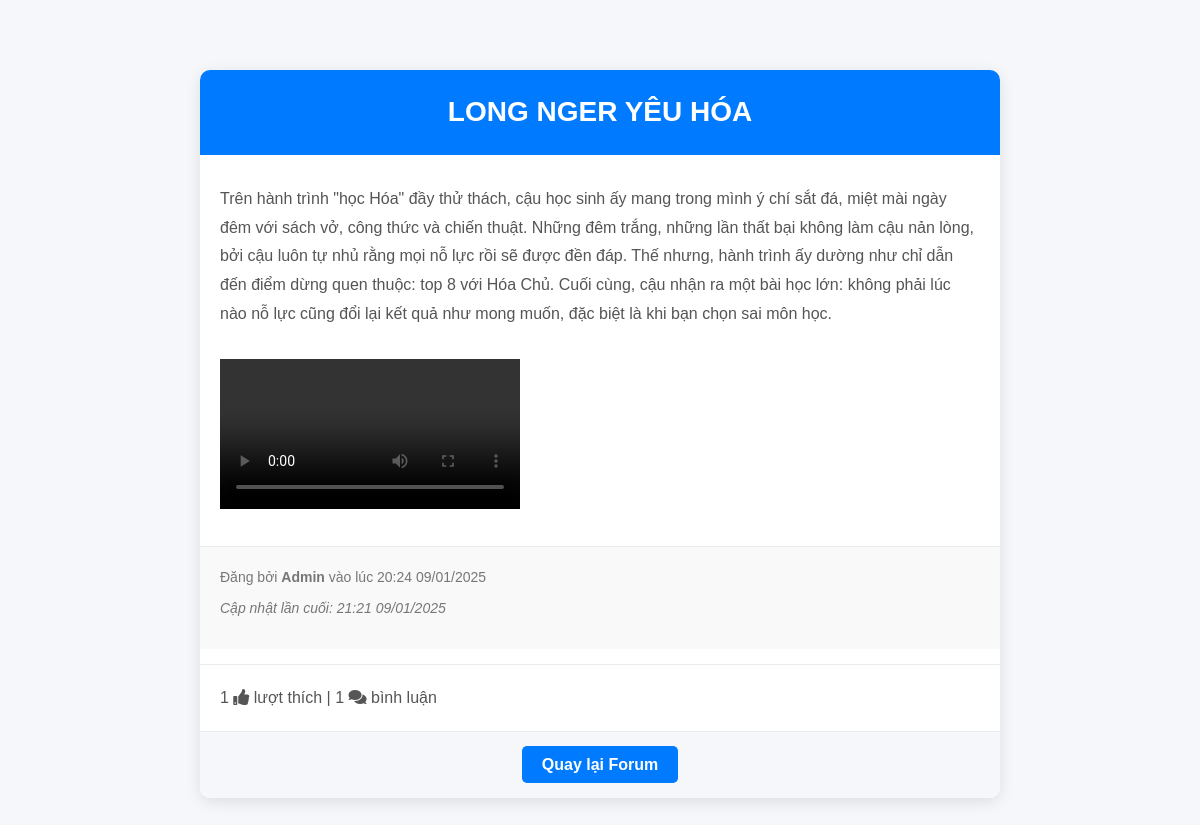
Page /forum/post/24/ (signed in) on the committed database.
### main/models.py (models this page shows, shortened)
class Post(models.Model):
    title = models.CharField(max_length=255)
    content = models.TextField()
    image = models.ImageField(upload_to='posts/images/', null=True, blank=True)  # Hình ảnh
    document = models.FileField(upload_to='posts/documents/', null=True, blank=True)  # Tài liệu
    video = models.FileField(upload_to='posts/videos/', null=True, blank=True)  # Video (Thêm mới)
    author = models.ForeignKey(User, on_delete=models.CASCADE, related_name='posts')
    created_at = models.DateTimeField(default=now)  # Thời gian bài viết được tạo
    updated_at = models.DateTimeField(auto_now=True)  # Thời gian bài viết được cập nhật
    likes = models.ManyToManyField(User, related_name='liked_posts', blank=True)
    def likes_count(self):
        return self.likes.count()

### main/views.py (the view)
# urls.py: path('forum/post/<int:post_id>/', views.post_detail, name='post_detail'),
@login_required
def post_detail(request, post_id):
    post = get_object_or_404(Post, id=post_id)
    comments = post.comments.all()
    return render(request, 'post_detail.html', {'post': post, 'comments': comments})

### main/templates/post_detail.html (shortened to what this page needs)
<!DOCTYPE html>
<html lang="en">
<head>
    {% load static %}
    <link rel="stylesheet" href="{% static 'css/style.css' %}">
    <link rel="stylesheet" href="https://cdnjs.cloudflare.com/ajax/libs/font-awesome/5.15.4/css/all.min.css">
</head>
<body>
    <div class="post-container">
        <header class="post-header">
            <h1>{{ post.title }}</h1>
        </header>
        <div class="post-content">
            <p>{{ post.content }}</p>
            {% if post.video %}
            <div class="post-video-container">
                <video controls style="max-width: 100%; margin-top: 10px;">
                    <source src="{{ post.video.url }}" type="video/mp4">
                </video>
            </div>
            {% endif %}
        </div>
        <div class="post-metadata">
            <p>
                Đăng bởi
                {% if post.author.is_staff %}
                    <strong>Admin</strong>
                {% else %}
                    <strong>{{ request.session.display_name }}</strong>
                {% endif %}
                vào lúc {{ post.created_at|date:"H:i d/m/Y" }}
            </p>
            {% if post.updated_at != post.created_at %}
                <p><em>Cập nhật lần cuối: {{ post.updated_at|date:"H:i d/m/Y" }}</em></p>
            {% endif %}
        </div>
        <div class="post-actions">
            <p>
                <span id="post-likes-count">{{ post.likes_count }} <i class="fas fa-thumbs-up"></i> lượt thích</span> |
                <span id="post-comments-count">{{ post.comments.count }} <i class="fas fa-comments"></i> bình luận</span>
            </p>
        </div>
        <div class="back-to-forum">
            <a href="{% url 'forum_home' %}" class="btn btn-primary">Quay lại Forum</a>
        </div>
    </div>
</body>
</html>

### static/css/style.css (style rules this page uses)
body, h1, h2, p { margin: 0; padding: 0; box-sizing: border-box; }
body { font-family: Arial, sans-serif; background-color: #f9f9f9; line-height: 1.6; }
.post-content { flex: 1; }
.post-content p { font-size: 14px; color: #555; margin-top: 10px; }
.post-metadata { font-size: 12px; color: #777; margin-top: 10px; }
.post-actions { display: flex; gap: 10px; align-items: center; margin-top: 15px; }
body, h1, h2, p, a { margin: 0; padding: 0; box-sizing: border-box; }
body { font-family: 'Arial', sans-serif; background-color: #f5f7fa; color: #333; line-height: 1.6; padding: 20px; }
.post-container { max-width: 800px; margin: 50px auto; background: #ffffff; border-radius: 10px; box-shadow: 0 4px 15px rgba(0, 0, 0, 0.1); overflow: hidden; }
.post-header { background-color: #007bff; color: white; padding: 20px; text-align: center; }
.post-header h1 { font-size: 28px; font-weight: bold; text-transform: uppercase; margin: 0; }
.post-content { padding: 20px; }
.post-content p { font-size: 16px; color: #555; margin-bottom: 20px; line-height: 1.8; }
.post-metadata { padding: 20px; background-color: #f9f9f9; border-top: 1px solid #e9ecef; font-size: 14px; color: #777; line-height: 1.5; }
.post-metadata p { margin-bottom: 10px; }
.post-actions { padding: 20px; border-top: 1px solid #e9ecef; text-align: center; }
.post-actions p { font-size: 16px; color: #555; }
.back-to-forum { padding: 20px; text-align: center; background-color: #f5f7fa; border-top: 1px solid #e9ecef; }
.back-to-forum .btn-primary { padding: 10px 20px; font-size: 16px; font-weight: bold; background-color: #007bff; color: white; text-decoration: none; border-radius: 5px; transition: transform 0.2s, background-color 0.3s ease; }

### rows in the picture
Post: title "LONG NGER YÊU HÓA", content "Trên hành trình \"học Hóa\" đầy thử thách, cậu học sinh ấy mang trong mình ý chí sắt đá, miệt mài ngày đêm với sách vở, công thức và chiến thuật. Những đêm trắng, những lần thất bại không làm cậu nản lòng, bởi cậu luôn tự nhủ rằng mọi nỗ lực rồi sẽ được đền đáp. Thế nhưng, hành trình ấy dường như chỉ dẫn đến điểm dừng quen thuộc: top 8 với Hóa Chủ. Cuối cùng, cậu nhận ra một bài học lớn: không phải lúc nào nỗ lực cũng đổi lại kết quả như mong muốn, đặc biệt là khi bạn chọn sai môn học.", created_at "20:24 09/01/2025", updated_at "21:21 09/01/2025", likes_count "1", comments.count "1"
